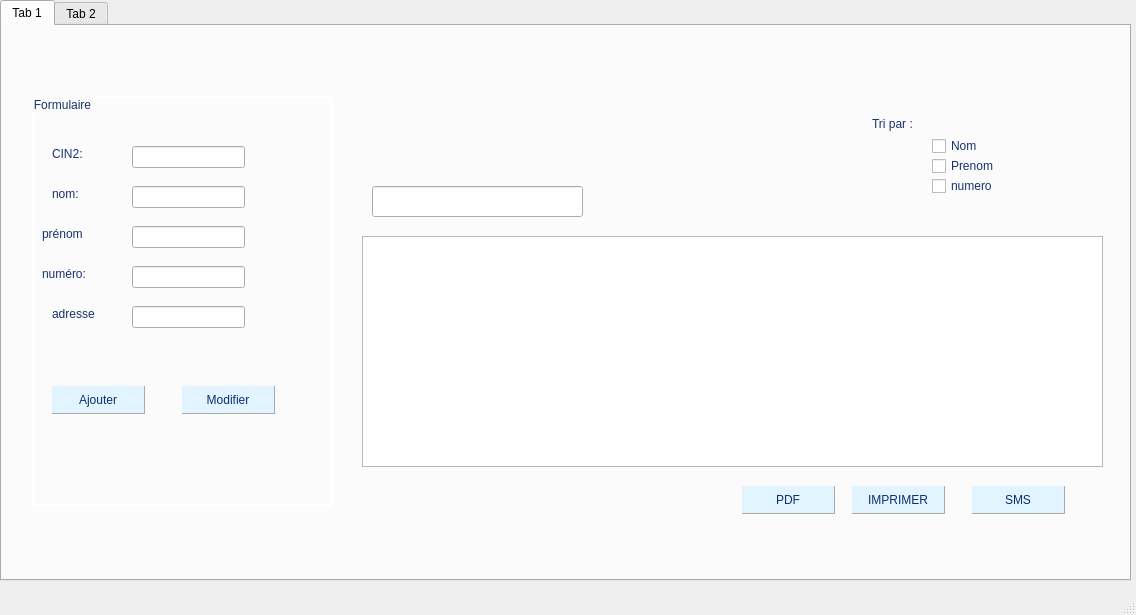
<?xml version="1.0" encoding="UTF-8"?>
<ui version="4.0">
 <class>MainWindow</class>
 <widget class="QMainWindow" name="MainWindow">
  <property name="geometry">
   <rect>
    <x>0</x>
    <y>0</y>
    <width>1136</width>
    <height>615</height>
   </rect>
  </property>
  <property name="windowTitle">
   <string>MainWindow</string>
  </property>
  <widget class="QWidget" name="centralwidget">
   <widget class="QTabWidget" name="tabWidget">
    <property name="geometry">
     <rect>
      <x>0</x>
      <y>0</y>
      <width>1131</width>
      <height>581</height>
     </rect>
    </property>
    <property name="currentIndex">
     <number>0</number>
    </property>
    <widget class="QWidget" name="tab">
     <attribute name="title">
      <string>Tab 1</string>
     </attribute>
     <widget class="QGroupBox" name="groupBox">
      <property name="geometry">
       <rect>
        <x>30</x>
        <y>70</y>
        <width>301</width>
        <height>411</height>
       </rect>
      </property>
      <property name="styleSheet">
       <string notr="true">QGroupBox{

color:rgb(24, 50, 109);
	font: 10pt &quot;MS Shell Dlg 2&quot;;
  



    border: 3px solid white;



}</string>
      </property>
      <property name="title">
       <string>Formulaire</string>
      </property>
      <widget class="QLabel" name="label">
       <property name="geometry">
        <rect>
         <x>20</x>
         <y>50</y>
         <width>31</width>
         <height>16</height>
        </rect>
       </property>
       <property name="styleSheet">
        <string notr="true">QLabel{
font: 63 10pt &quot;Segoe UI Semibold&quot;;
color : rgb(24, 50, 109);
}</string>
       </property>
       <property name="text">
        <string>CIN2:</string>
       </property>
      </widget>
      <widget class="QLabel" name="label_2">
       <property name="geometry">
        <rect>
         <x>20</x>
         <y>90</y>
         <width>56</width>
         <height>16</height>
        </rect>
       </property>
       <property name="styleSheet">
        <string notr="true">QLabel{
font: 63 10pt &quot;Segoe UI Semibold&quot;;
color : rgb(24, 50, 109);
}</string>
       </property>
       <property name="text">
        <string>nom:</string>
       </property>
      </widget>
      <widget class="QLabel" name="label_3">
       <property name="geometry">
        <rect>
         <x>10</x>
         <y>130</y>
         <width>71</width>
         <height>16</height>
        </rect>
       </property>
       <property name="styleSheet">
        <string notr="true">QLabel{
font: 63 10pt &quot;Segoe UI Semibold&quot;;
color : rgb(24, 50, 109);
}</string>
       </property>
       <property name="text">
        <string>prénom</string>
       </property>
      </widget>
      <widget class="QLabel" name="label_4">
       <property name="geometry">
        <rect>
         <x>10</x>
         <y>170</y>
         <width>71</width>
         <height>16</height>
        </rect>
       </property>
       <property name="styleSheet">
        <string notr="true">QLabel{
font: 63 10pt &quot;Segoe UI Semibold&quot;;
color : rgb(24, 50, 109);
}</string>
       </property>
       <property name="text">
        <string>numéro:</string>
       </property>
      </widget>
      <widget class="QLabel" name="label_5">
       <property name="geometry">
        <rect>
         <x>20</x>
         <y>210</y>
         <width>56</width>
         <height>16</height>
        </rect>
       </property>
       <property name="styleSheet">
        <string notr="true">QLabel{
font: 63 10pt &quot;Segoe UI Semibold&quot;;
color : rgb(24, 50, 109);
}</string>
       </property>
       <property name="text">
        <string>adresse</string>
       </property>
      </widget>
      <widget class="QLabel" name="label_6">
       <property name="geometry">
        <rect>
         <x>20</x>
         <y>250</y>
         <width>56</width>
         <height>16</height>
        </rect>
       </property>
       <property name="styleSheet">
        <string notr="true">QLabel{
font: 63 10pt &quot;Segoe UI Semibold&quot;;
color : rgb(24, 50, 109);
}</string>
       </property>
       <property name="text">
        <string/>
       </property>
      </widget>
      <widget class="QPushButton" name="pushButton">
       <property name="geometry">
        <rect>
         <x>20</x>
         <y>290</y>
         <width>93</width>
         <height>28</height>
        </rect>
       </property>
       <property name="styleSheet">
        <string notr="true">QPushButton {
border-radius:15px;
font: 10pt &quot;MS Shell Dlg 2&quot;;
border-right :1px solid #aaaaaa;
border-bottom :1px solid #aaaaaa;
}
QPushButton:enabled {
background-color: #E1F4FF;
color: #0c2f70;
}
QPushButton:pressed {
background-color:blue;
color: white;
}

QPushButton:hover:!pressed {

background-color : #0d2f72;
color: #fffffe;

}
QPushButton:disabled{
boackground-color:#aaaaaa;
color :ffffff;
}</string>
       </property>
       <property name="text">
        <string>Ajouter</string>
       </property>
      </widget>
      <widget class="QLineEdit" name="lineEdit">
       <property name="geometry">
        <rect>
         <x>100</x>
         <y>50</y>
         <width>113</width>
         <height>22</height>
        </rect>
       </property>
       <property name="styleSheet">
        <string notr="true"/>
       </property>
       <property name="text">
        <string/>
       </property>
      </widget>
      <widget class="QLineEdit" name="lineEdit_2">
       <property name="geometry">
        <rect>
         <x>100</x>
         <y>90</y>
         <width>113</width>
         <height>22</height>
        </rect>
       </property>
      </widget>
      <widget class="QLineEdit" name="lineEdit_3">
       <property name="geometry">
        <rect>
         <x>100</x>
         <y>130</y>
         <width>113</width>
         <height>22</height>
        </rect>
       </property>
      </widget>
      <widget class="QLineEdit" name="lineEdit_4">
       <property name="geometry">
        <rect>
         <x>100</x>
         <y>170</y>
         <width>113</width>
         <height>22</height>
        </rect>
       </property>
      </widget>
      <widget class="QLineEdit" name="lineEdit_5">
       <property name="geometry">
        <rect>
         <x>100</x>
         <y>210</y>
         <width>113</width>
         <height>22</height>
        </rect>
       </property>
      </widget>
      <widget class="QPushButton" name="pushButton_2">
       <property name="geometry">
        <rect>
         <x>150</x>
         <y>290</y>
         <width>93</width>
         <height>28</height>
        </rect>
       </property>
       <property name="styleSheet">
        <string notr="true">QPushButton {
border-radius:15px;
font: 10pt &quot;MS Shell Dlg 2&quot;;
border-right :1px solid #aaaaaa;
border-bottom :1px solid #aaaaaa;
}
QPushButton:enabled {
background-color: #E1F4FF;
color: #0c2f70;
}
QPushButton:pressed {
background-color:blue;
color: white;
}

QPushButton:hover:!pressed {

background-color : #0d2f72;
color: #fffffe;

}
QPushButton:disabled{
boackground-color:#aaaaaa;
color :ffffff;
}
</string>
       </property>
       <property name="text">
        <string>Modifier</string>
       </property>
      </widget>
     </widget>
     <widget class="QListView" name="listView">
      <property name="geometry">
       <rect>
        <x>360</x>
        <y>210</y>
        <width>741</width>
        <height>231</height>
       </rect>
      </property>
     </widget>
     <widget class="QLineEdit" name="lineEdit_7">
      <property name="geometry">
       <rect>
        <x>370</x>
        <y>160</y>
        <width>211</width>
        <height>31</height>
       </rect>
      </property>
     </widget>
     <widget class="QLabel" name="label_7">
      <property name="geometry">
       <rect>
        <x>870</x>
        <y>90</y>
        <width>91</width>
        <height>16</height>
       </rect>
      </property>
      <property name="styleSheet">
       <string notr="true">QLabel {
	font: 63 10pt &quot;Segoe UI Semibold&quot;;
 

color:rgb(24, 50, 109);
}
</string>
      </property>
      <property name="text">
       <string>Tri par :</string>
      </property>
     </widget>
     <widget class="QCheckBox" name="checkBox">
      <property name="geometry">
       <rect>
        <x>930</x>
        <y>130</y>
        <width>83</width>
        <height>20</height>
       </rect>
      </property>
      <property name="styleSheet">
       <string notr="true">QCheckBox{
font: 10pt &quot;MS Shell Dlg 2&quot;;
color : rgb(24, 50, 109);
}</string>
      </property>
      <property name="text">
       <string>Prenom</string>
      </property>
     </widget>
     <widget class="QCheckBox" name="checkBox_2">
      <property name="geometry">
       <rect>
        <x>930</x>
        <y>110</y>
        <width>83</width>
        <height>20</height>
       </rect>
      </property>
      <property name="styleSheet">
       <string notr="true">QCheckBox{
font: 10pt &quot;MS Shell Dlg 2&quot;;
color : rgb(24, 50, 109);
}</string>
      </property>
      <property name="text">
       <string>Nom</string>
      </property>
     </widget>
     <widget class="QCheckBox" name="checkBox_3">
      <property name="geometry">
       <rect>
        <x>930</x>
        <y>150</y>
        <width>83</width>
        <height>20</height>
       </rect>
      </property>
      <property name="styleSheet">
       <string notr="true">QCheckBox{
font: 10pt &quot;MS Shell Dlg 2&quot;;
color : rgb(24, 50, 109);
}</string>
      </property>
      <property name="text">
       <string>numero</string>
      </property>
     </widget>
     <widget class="QPushButton" name="pushButton_3">
      <property name="geometry">
       <rect>
        <x>970</x>
        <y>460</y>
        <width>93</width>
        <height>28</height>
       </rect>
      </property>
      <property name="styleSheet">
       <string notr="true">QPushButton {
border-radius:15px;
font: 10pt &quot;MS Shell Dlg 2&quot;;
border-right :1px solid #aaaaaa;
border-bottom :1px solid #aaaaaa;
}
QPushButton:enabled {
background-color: #E1F4FF;
color: #0c2f70;
}
QPushButton:pressed {
background-color:blue;
color: white;
}

QPushButton:hover:!pressed {

background-color : #0d2f72;
color: #fffffe;

}
QPushButton:disabled{
boackground-color:#aaaaaa;
color :ffffff;
}</string>
      </property>
      <property name="text">
       <string>SMS</string>
      </property>
     </widget>
     <widget class="QPushButton" name="pushButton_4">
      <property name="geometry">
       <rect>
        <x>740</x>
        <y>460</y>
        <width>93</width>
        <height>28</height>
       </rect>
      </property>
      <property name="styleSheet">
       <string notr="true">QPushButton {
border-radius:15px;
font: 10pt &quot;MS Shell Dlg 2&quot;;
border-right :1px solid #aaaaaa;
border-bottom :1px solid #aaaaaa;
}
QPushButton:enabled {
background-color: #E1F4FF;
color: #0c2f70;
}
QPushButton:pressed {
background-color:blue;
color: white;
}

QPushButton:hover:!pressed {

background-color : #0d2f72;
color: #fffffe;

}
QPushButton:disabled{
boackground-color:#aaaaaa;
color :ffffff;
}
</string>
      </property>
      <property name="text">
       <string>PDF</string>
      </property>
     </widget>
     <widget class="QPushButton" name="pushButton_5">
      <property name="geometry">
       <rect>
        <x>850</x>
        <y>460</y>
        <width>93</width>
        <height>28</height>
       </rect>
      </property>
      <property name="styleSheet">
       <string notr="true">QPushButton {
border-radius:15px;
font: 10pt &quot;MS Shell Dlg 2&quot;;
border-right :1px solid #aaaaaa;
border-bottom :1px solid #aaaaaa;
}
QPushButton:enabled {
background-color: #E1F4FF;
color: #0c2f70;
}
QPushButton:pressed {
background-color:blue;
color: white;
}

QPushButton:hover:!pressed {

background-color : #0d2f72;
color: #fffffe;

}
QPushButton:disabled{
boackground-color:#aaaaaa;
color :ffffff;
}</string>
      </property>
      <property name="text">
       <string>IMPRIMER</string>
      </property>
     </widget>
     <zorder>groupBox</zorder>
     <zorder>listView</zorder>
     <zorder>label_7</zorder>
     <zorder>checkBox</zorder>
     <zorder>checkBox_2</zorder>
     <zorder>checkBox_3</zorder>
     <zorder>pushButton_3</zorder>
     <zorder>lineEdit_7</zorder>
     <zorder>pushButton_4</zorder>
     <zorder>pushButton_5</zorder>
    </widget>
    <widget class="QWidget" name="tab_2">
     <attribute name="title">
      <string>Tab 2</string>
     </attribute>
    </widget>
   </widget>
  </widget>
  <widget class="QMenuBar" name="menubar">
   <property name="geometry">
    <rect>
     <x>0</x>
     <y>0</y>
     <width>1136</width>
     <height>22</height>
    </rect>
   </property>
  </widget>
  <widget class="QStatusBar" name="statusbar"/>
 </widget>
 <resources/>
 <connections/>
</ui>
